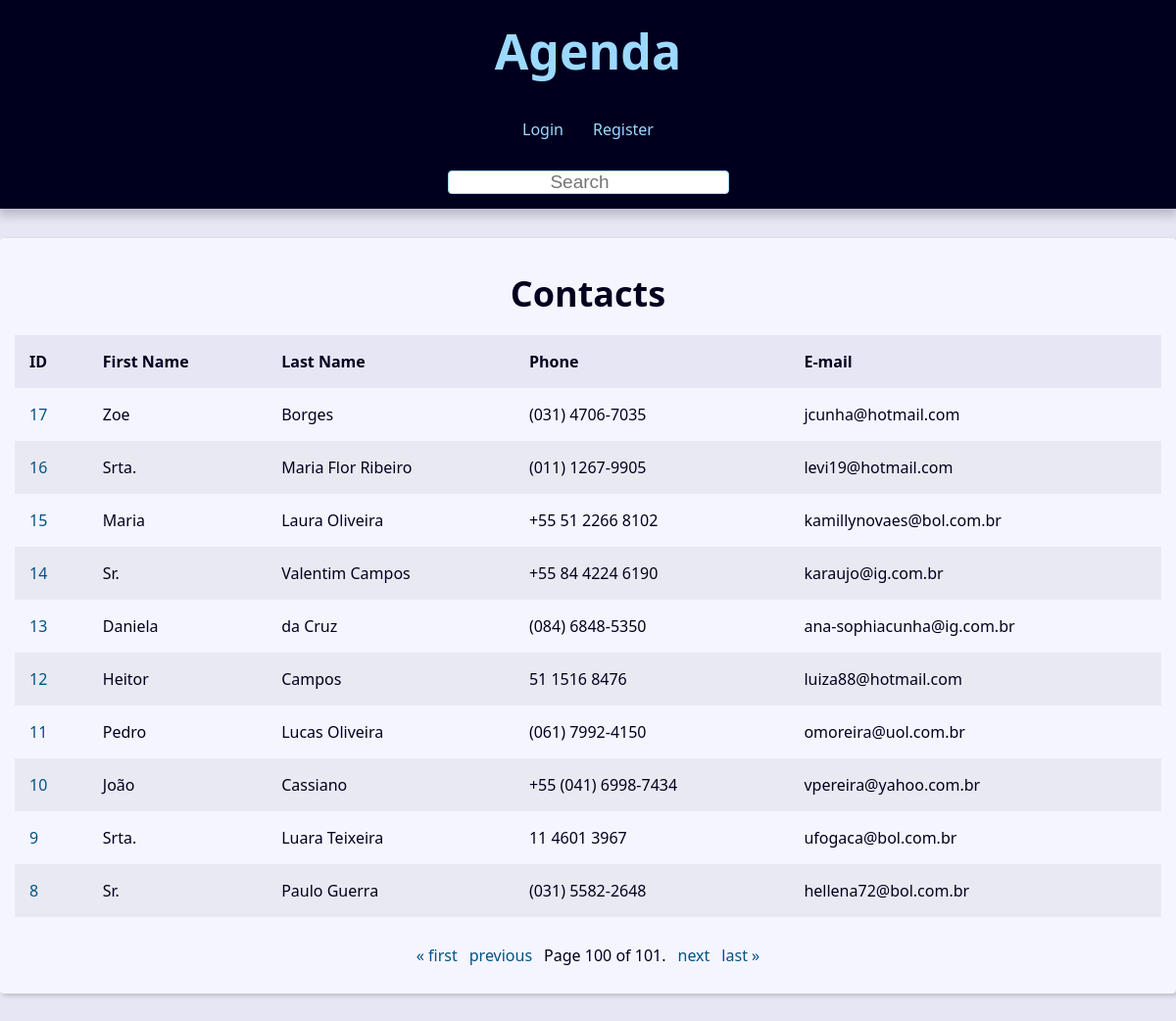
Page /?page=100&q= on the committed database.
### contact/models.py (models this page shows, shortened)
class Contact(models.Model):
    first_name = models.CharField(max_length=50)
    last_name = models.CharField(max_length=50, blank=True)
    phone = models.CharField(max_length=20)
    email = models.EmailField(max_length=100, blank=True)
    created_date = models.DateTimeField(default=timezone.now)
    description = models.TextField(blank=True)
    show = models.BooleanField(default=True)
    picture = models.ImageField(upload_to='pictures/%Y/%m/', blank=True)
    category = models.ForeignKey(Category, on_delete=models.SET_NULL, null=True, blank=True)
    owner = models.ForeignKey(User, on_delete=models.SET_NULL, null=True, blank=True)

### contact/views/contact_views.py (the view)
# urls.py: path('', views.index, name='index'),
def index(request):
    contacts = Contact.objects.filter(show=True).order_by('-id')
    paginator = Paginator(contacts, 10)
    page_number = request.GET.get('page')
    page_obj = paginator.get_page(page_number)
    context = {
        'page_obj': page_obj,
        'site_title': 'Contatos - '
    }
    return render(request, 'contact/index.html', context)

### contact/templates/contact/index.html
{% extends "global/base.html" %}
{% block content %}
{% if page_obj %}
    <div class = "responsive-table">
        <table class = "contacts-table">
            <caption class = "table-caption">
                <h2>Contacts</h2>
            </caption>
            <thead>
                <tr class = "table-row table-row-header">
                    <th class = "table-header">ID</th>
                    <th class = "table-header">First Name</th>
                    <th class = "table-header">Last Name</th>
                    <th class = "table-header">Phone</th>
                    <th class = "table-header">E-mail</th>
                </tr>
            </thead>
            <tbody>
                {% for contact in page_obj %}
                    <tr class = "table-row">
                        <td class = "table-cel">
                            <a
                                class = "table-link"
                                href = "{% url "contact:contact" contact.id %}"
                            >
                                {{ contact.id }}
                            </a>
                        </td>
                        <td class = "table-cel">
                            {{ contact.first_name }}
                        </td>
                        <td class = "table-cel">
                            {{ contact.last_name }}
                        </td>
                        <td class = "table-cel">
                            {{ contact.phone }}
                        </td>
                        <td class = "table-cel">
                            {{ contact.email }}
                        </td>
                    </tr>
                {% endfor %}
            </tbody>
        </table>
    </div>
{% else %}
<div class="single-contact">
    <h1 class="single-contact-name">
        No contacts found.
    </h1>
</div>
{% endif %}
{% endblock content %}

### base_static/global/css/style.css (style rules this page uses)
:root { --spacing: 1.5rem; --link-dark-color: rgb(0, 83, 134); --link-light-color: rgb(156, 217, 255); --clr-white: rgb(245, 245, 255); --clr-black: rgb(0, 0, 30); --clr-light-gray: rgb(230, 230, 245); --clr-dark-shadow-5: rgba(0, 0, 10, 5%); --clr-dark-shadow-10: rgba(0, 0, 10, 10%); --clr-dark-shadow-20: rgba(0, 0, 10, 20%); --clr-light-shadow-5: rgba(200, 200, 255, 5%); --clr-light-shadow-10: rgba(200, 200, 255, 10%); --clr-light-shadow-20: rgba(200, 200, 255, 20%); --main-page-width: 120rem; --table-min-width: 60rem; --biggest-font-size: 5rem; --bigger-font-size: 4rem; --big-font-size: 3.2rem; --medium-font-size: 2.4rem; --small-font-size: 1.6rem; --smaller-font-size: 1.4rem; --smallest-font-size: 1.2rem; --transition-fast: 300ms; --transition-medium: 600ms; --transition-slow: 1s; --default-border-radius: 4px; }
*, *::before, *::after { margin: 0; padding: 0; box-sizing: border-box; }
html { font-size: 62.5%; }
body { font-family: system-ui, -apple-system, BlinkMacSystemFont, 'Segoe UI', Roboto, Oxygen, Ubuntu, Cantarell, 'Open Sans', 'Helvetica Neue', sans-serif; line-height: 1.5; font-size: var(--small-font-size); color: var(--clr-black); -webkit-font-smoothing: antialiased; background: var(--clr-light-gray); }
.responsive-table { width: 100%; overflow-x: auto; }
.contacts-table { width: 100%; min-width: var(--table-min-width); border-collapse: collapse; }
.table-caption { font-size: var(--medium-font-size); font-weight: bold; padding: var(--spacing); }
.table-row { text-align: left; text-overflow: ellipsis; transition: background-color var(--transition-fast) ease-in-out; }
.table-row:nth-of-type(2n) { background: var(--clr-dark-shadow-5); }
.table-row-header { background: var(--clr-light-gray); color: var(--clr-black); }
.table-cel, .table-header { padding: var(--spacing); }
.table-link { color: var(--link-dark-color); transition: color var(--transition-fast) ease-in-out; text-decoration: none; }

### rows in the picture
Contact: id "17", first_name "Zoe", last_name "Borges", phone "(031) 4706-7035", email "jcunha@hotmail.com"
Contact: id "16", first_name "Srta.", last_name "Maria Flor Ribeiro", phone "(011) 1267-9905", email "levi19@hotmail.com"
Contact: id "15", first_name "Maria", last_name "Laura Oliveira", phone "+55 51 2266 8102", email "kamillynovaes@bol.com.br"
Contact: id "14", first_name "Sr.", last_name "Valentim Campos", phone "+55 84 4224 6190", email "karaujo@ig.com.br"
Contact: id "13", first_name "Daniela", last_name "da Cruz", phone "(084) 6848-5350", email "ana-sophiacunha@ig.com.br"
Contact: id "12", first_name "Heitor", last_name "Campos", phone "51 1516 8476", email "luiza88@hotmail.com"
Contact: id "11", first_name "Pedro", last_name "Lucas Oliveira", phone "(061) 7992-4150", email "omoreira@uol.com.br"
Contact: id "10", first_name "João", last_name "Cassiano", phone "+55 (041) 6998-7434", email "vpereira@yahoo.com.br"
Contact: id "9", first_name "Srta.", last_name "Luara Teixeira", phone "11 4601 3967", email "ufogaca@bol.com.br"
Contact: id "8", first_name "Sr.", last_name "Paulo Guerra", phone "(031) 5582-2648", email "hellena72@bol.com.br"

### other values in the picture
{{ page_obj.number }} "100"
{{ page_obj.paginator.num_pages }} "101"
